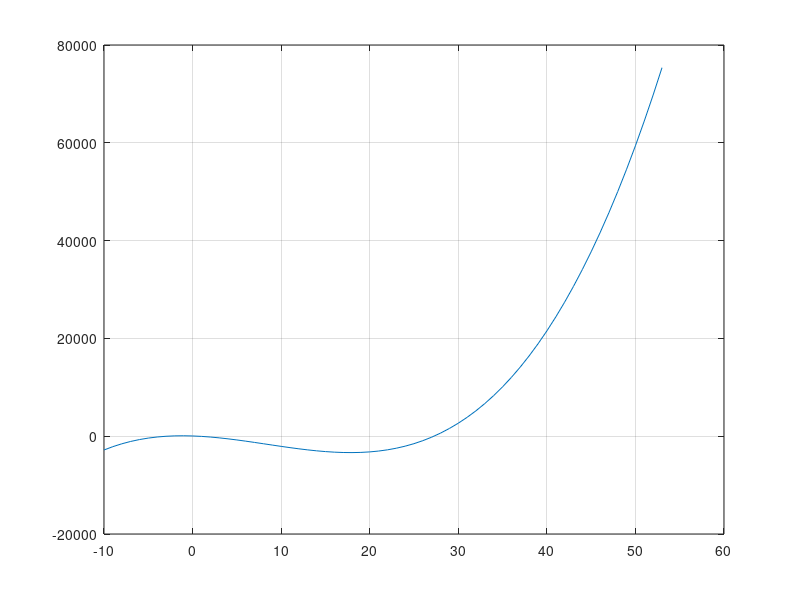
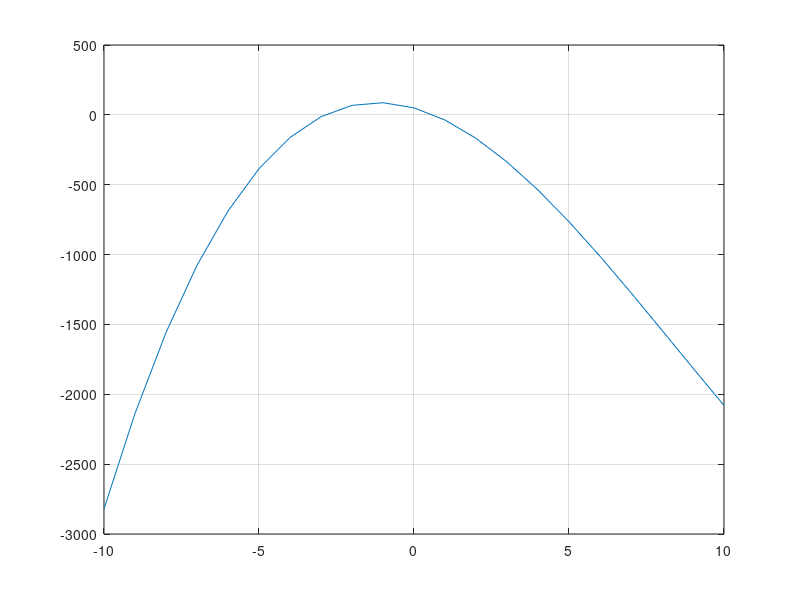

MATLAB code to generate these figures, in order:
clc

a=50;
b=-63;
c=-25;
d=1;

x=-10:1:53
y=a+b*x+c*x.^2+d*x.^3;
plot(x,y)
grid on

minX=fminbnd(@(x) a+b*x+c*x^2+d*x^3,0,53)
minY=a+b*minX+c*minX^2+d*minX^3

x=-10:1:10
y=a+b*x+c*x.^2+d*x.^3;
figure
plot(x,y)
grid on

maxX=fminbnd(@(x) -(a+b*x+c*x^2+d*x^3),-10,10)
maxY=a+b*maxX+c*maxX^2+d*maxX^3